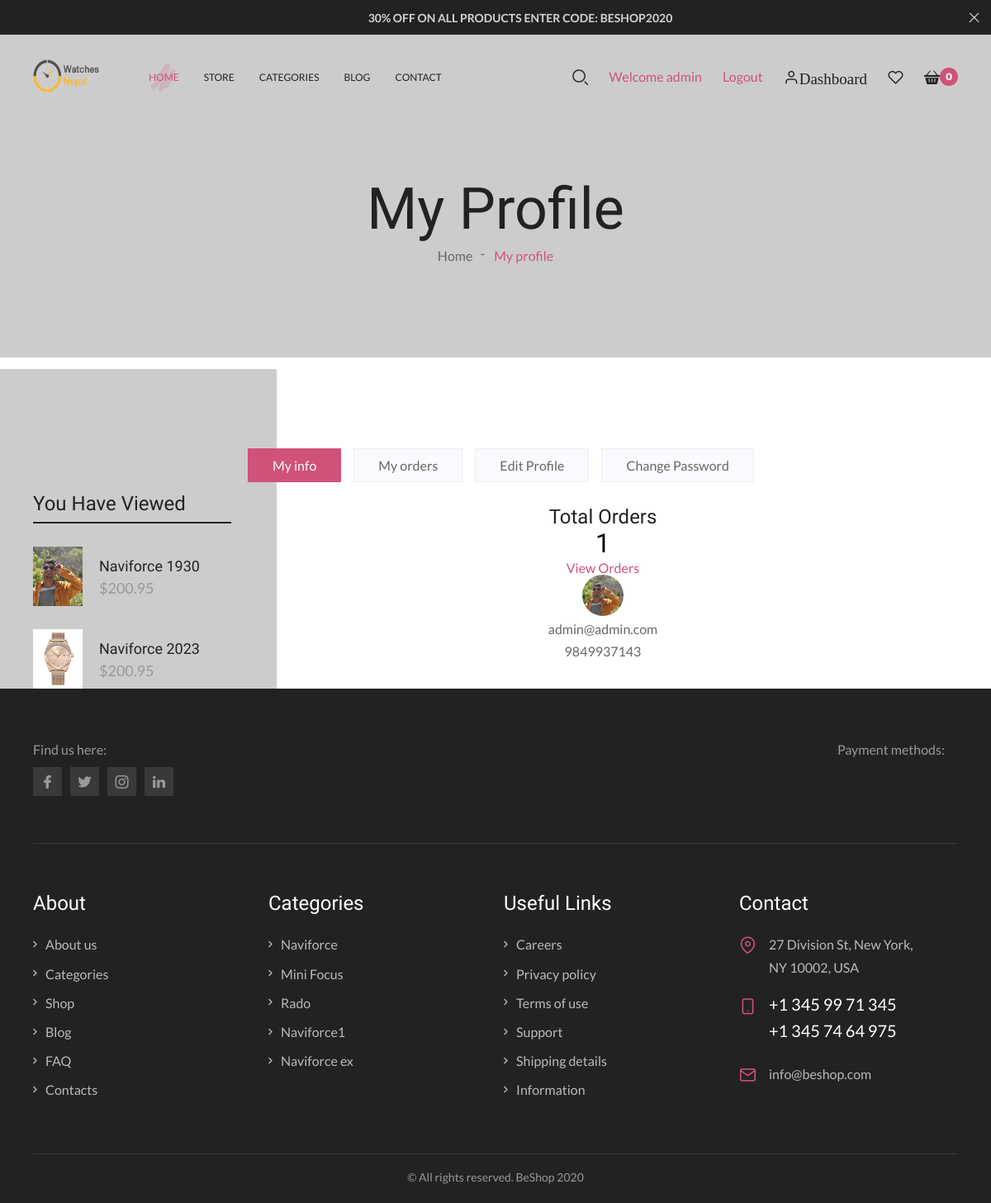
Screenshot of /accounts/dashboard/ (signed in) with the database file from the repository.
### store/models.py (models this page shows, shortened)
class Product(models.Model):
    product_name = models.CharField(max_length=200, unique=True)
    slug = models.SlugField(max_length=200, unique=True)
    category    = models.ForeignKey(Category, on_delete=models.CASCADE, null=True)
    description = models.TextField(blank=True)
    labels = models.CharField(max_length=100, choices=Labels, blank=True)
    price = models.IntegerField()
    discount_price = models.IntegerField()
    image = models.ImageField(upload_to='photos/products')
    stock = models.IntegerField()
    is_available = models.BooleanField(default=True)
    created_date = models.DateTimeField(auto_now_add=True)
    modified_date   = models.DateTimeField(auto_now_add = True)

### accounts/models.py (models this page shows, shortened)
class UserProfile(models.Model):
    user = models.OneToOneField(Account, on_delete=models.CASCADE) #OneToOneField: its unique, if foreign key we may create multiple profile at same user,
    address_line_1 = models.CharField(blank=True, max_length=100)
    address_line_2 = models.CharField(blank=True, max_length=100)
    profile_picture = models.ImageField(blank=True, upload_to='userprofile')
    city = models.CharField(blank=True, max_length=20)
    state = models.CharField(blank=True, max_length=20)
    country = models.CharField(blank=True, max_length=20)

class Account(AbstractBaseUser):
    first_name = models.CharField(max_length=50)
    last_name = models.CharField(max_length=50)
    username = models.CharField(max_length=50, unique=True)
    email = models.EmailField(max_length=100,unique=True)
    phone_number = models.CharField(max_length=50)
    date_joined = models.DateTimeField(default=timezone.now)
    last_login  = models.DateTimeField(default=timezone.now)
    is_admin    = models.BooleanField(default=False)
    is_staff    = models.BooleanField(default=False)
    is_active = models.BooleanField(default=False)
    is_superadmin = models.BooleanField(default=False)
    USERNAME_FIELD = 'email'
    REQUIRED_FIELDS = ['username','first_name','last_name']
    objects = MyaccountManager()

### contact/models.py (models this page shows, shortened)
class Contact(models.Model):
    logo = models.ImageField(upload_to='logo')
    company_name = models.CharField(max_length=250)
    address = models.CharField(max_length=250)
    address_2 = models.CharField(max_length=250, blank=True)
    phone_number = PhoneNumberField(help_text='Contact phone number')
    email = models.EmailField(max_length=20)
    day_open = models.CharField(max_length=100, null=True)
    contact_note = models.TextField(null=True)

class Socialmedia(models.Model):
    facebook = models.URLField(max_length=200)
    instagram = models.URLField(max_length=200)
    twitter = models.URLField(max_length=200)
    youtube = models.URLField(max_length=200, blank=True)

### category/models.py (models this page shows, shortened)
class Category(models.Model):
    category_name = models.CharField(max_length=50, unique=True)
    slug = models.SlugField(max_length=200, unique=True)
    description = models.TextField(blank=True)
    image = models.ImageField(upload_to='photos/category', blank=True)
    addition = models.CharField(max_length=200, null=True)
    is_active = models.BooleanField(default=True)
    def get_url(self):
        return reverse('product_by_category', args=[self.slug])

### accounts/views.py (the view)
# urls.py: path('dashboard/', views.dashboard, name= 'dashboardurl'),
@login_required(login_url = 'login')
def dashboard(request):
    new_product = Product.objects.filter(labels='new')[:3]
    orders = Order.objects.order_by('-created_at').filter(user_id=request.user.id, is_ordered=True)
    orders_count = orders.count()
    userprofile = UserProfile.objects.get(user_id=request.user.id)
    context = {
        'new_product': new_product,
        'orders_count': orders_count,
        'userprofile': userprofile,
    }
    return render(request, 'accounts/dashboard.html', context)

### category/context_processors.py (called while the page is built)
def menu_links(request):
    links = Category.objects.all()
    product_cat = Product.objects.filter(category__id__in=links)
    link_count = product_cat.count()
    return dict(links=links, link_count = link_count)

### contact/context_processors.py (called while the page is built)
def social_link(request):
    social_link = Socialmedia.objects.all()
    contact = Contact.objects.all()
    return dict(social_link=social_link,contact=contact)

### templates/accounts/dashboard.html (shortened to what this page needs)
{% extends 'base.html'%}
{% load static %}
{% block content %}
        <main class="content">
            <div class="detail-block detail-block_margin">
                <div class="wrapper">
                    <div class="detail-block__content">
                        <h1>My profile</h1>
                        <ul class="bread-crumbs">
                            <li class="bread-crumbs__item">
                                <a href="#" class="bread-crumbs__link">Home</a>
                            </li>
                            <li class="bread-crumbs__item">My profile</li>
                        </ul>
                    </div>
                </div>
            </div>
            <div class="profile">
                <div class="wrapper">
                    <div class="profile-content">
                        <div class="profile-aside">
                            <div class="profile-aside__viewed">
                                <h5>You have viewed</h5>
                            {% for product in new_product %}
                                <div class="profile-aside__viewed-item">
                                    <a href="#" class="profile-aside__viewed-item-img">
                                        <img data-src="{{product.image.url}}" class="js-img" alt="">
                                    </a>
                                    <div class="profile-aside__viewed-item-info">
                                        <a href="#" class="profile-aside__viewed-item-title">{{product.product_name}}</a>
                                        <span class="profile-aside__viewed-item-price">$200.95</span>
                                    </div>
                                </div>
                                {% endfor %}
                            </div>
                        </div>
                        <div class="profile-main">
                            <div class="tab-wrap">
                            {% include 'includes/dashboard_header.html' %}
        <div class="col-md-12">
            <div class="col-md-6">
				<div class="card" style="text-align:center;">
					<div class="card-body">
						<h5 class="card-title">Total Orders</h5>
						<h4>{{orders_count}}</h4>
						<a href="{% url 'my_order' %}">View Orders</a>
					</div>
				</div>
			</div>
			<div class="col-md-6">
				<div class="card" style="text-align:center;">
					<div class="card-body">
						<img src="{{ userprofile.profile_picture.url }}" alt="User Profile Picture" width="50" height="50" style="border-radius:50%;">
						<p class="mb-0">{{user.email}}</p>
						<p>{{user.phone_number}}</p>
					</div>
				</div>
			</div>
        </div>
                            </div>
                        </div>
                    </div>
                </div>
                <img class="promo-video__decor js-img" data-src="https://via.placeholder.com/1197x1371/FFFFFF" alt="">
            </div>
        </main>
{% endblock %}

### templates/base.html (shortened to what this page needs)
{% load static %}
<!DOCTYPE html>
<html xmlns="http://www.w3.org/1999/xhtml">
<head>
	<link rel="preload stylesheet" href='{% static "css/style.css" %}' as="style">
</head>
<body class="loaded">
	<div class="main-wrapper">
{% block content %}
{% endblock %}
{% include 'includes/navbar.html' %}
{% include 'includes/footer.html' %}
	</div>
</body>
</html>

### templates/includes/dashboard_header.html
                                <ul class="nav-tab-list tabs">
                                    <li class="{% if 'dashboard'  in request.path %}active{% endif %}">
                                        <a href="{% url 'dashboardurl' %}">My info</a>
                                    </li>
                                    <li class="{% if 'my_order' in request.path %}active{% endif %}">
                                        <a href="{% url 'my_order' %}">My orders</a>
                                    </li>
                                    <li class="{% if 'edit_profile' in request.path %}active{% endif %}">
                                        <a href="{% url 'edit_profile' %}">Edit Profile</a>
                                    </li>
                                    <li class="{% if 'change_password_dashboard' in request.path %}active{% endif %}">
                                        <a href="{% url 'change_password_dash' %}">Change Password</a>
                                    </li>
                                </ul>

### templates/includes/navbar.html (shortened to what this page needs)
{% load static %}
		<header class="header">
			<div class="header-top">
				<span>30% OFF ON ALL PRODUCTS ENTER CODE: beshop2020</span>
				<i class="header-top-close js-header-top-close icon-close"></i>
			</div>
			<div class="header-content">
				<div class="header-logo">
					{% for contacts in contact %}
					{% if contacts.company_name == 'Watches Nepal Pvt. Ltd' %}
					<a href="{% url 'home' %}"> <img src='{{contacts.logo.url}}' alt="" width="80" height="40"></a>
					{% endif %}
					{% endfor %}
				</div>
				<div class="header-box">
					<ul class="header-nav">
						<li><a href="{% url 'home' %}" class="active">Home</a></li>
						<li><a href="{% url 'store' %}">Store</a></li>
						<li><a href="{% url 'category' %}">Categories</a></li>
						<li><a href="{% url 'blog' %}">blog</a></li>
						<li><a href="{% url 'contact' %}">contact</a></li>
					</ul>
					<ul class="header-options">
						<li><a href="#"><i class="icon-search"></i></a></li>
						{% if user.id is not None %}
						<li><a href="#">Welcome {{user.username}} </a></li>
						<li><a href="{% url 'logout' %}">Logout </a></li>
						<li><a href="{% url 'dashboard' %}"><i class="icon-user">Dashboard</i></a></li>
						{% else %}
						<li><a href="{% url 'login' %}"><i class="icon-user">Sign in</i></a></li>
						<li><a href="{% url 'register' %}">Register<i class=""></i></a></li>
						{% endif %}
						<li><a href="{% url 'wish' %}"><i class="icon-heart"></i></a></li>
						<li><a href="{% url 'cart' %}"><i class="icon-cart"></i><span>0</span></a></li>
					</ul>
				</div>
			</div>
		</header>

### templates/includes/footer.html (shortened to what this page needs)
{% load static %}
	<footer class="footer">
			<div class="wrapper">
				<div class="footer-top">
					<div class="footer-top__social">
						<span>Find us here:</span>
						<ul>
							{% for social_links in social_link %}
							<li><a href="{{social_links.facebook}}"><i class="icon-facebook"></i></a></li>
							<li><a href="{{social_links.twitter}}"><i class="icon-twitter"></i></a></li>
							<li><a href="{{social_links.instagram}}"><i class="icon-insta"></i></a></li>
							<li><a href="{{social_links.youtube}}"><i class="icon-in"></i></a></li>
							{% endfor %}
						</ul>
					</div>
					<div class="footer-top__payments">
						<span>Payment methods:</span>
						<ul>
						</ul>
					</div>
				</div>
				<div class="footer-nav">
					<div class="footer-nav__col">
						<span class="footer-nav__col-title">About</span>
						<ul>
							<li><a href="about.html">About us</a></li>
							<li><a href="categories.html">Categories</a></li>
							<li><a href="shop.html">Shop</a></li>
							<li><a href="blog.html">Blog</a></li>
							<li><a href="faq.html">FAQ</a></li>
							<li><a href="contacts.html">Contacts</a></li>
						</ul>
					</div>
					<div class="footer-nav__col">
						<span class="footer-nav__col-title">Categories</span>
						<ul>
							{% for link in links %}
								<li><a href="{{link.get_url}}">{{link.category_name}}</a></li>
							{% endfor %}
						</ul>
					</div>
					<div class="footer-nav__col">
						<span class="footer-nav__col-title">Useful links</span>
						<ul>
							<li><a href="#">Careers</a></li>
							<li><a href="#">Privacy policy</a></li>
							<li><a href="#">Terms of use</a></li>
							<li><a href="#">Support</a></li>
							<li><a href="#">Shipping details</a></li>
							<li><a href="#">Information</a></li>
						</ul>
					</div>
					<div class="footer-nav__col">
						<span class="footer-nav__col-title">Contact</span>
						<ul>
							<li><i class="icon-map-pin"></i> 27 Division St, New York, NY 10002, USA</li>
							<li>
								<i class="icon-smartphone"></i>
								<div class="footer-nav__col-phones">
									<a href="tel:+13459971345">+1 345 99 71 345</a>
									<a href="tel:+13457464975">+1 345 74 64 975</a>
								</div>
							</li>
							<li><i class="icon-mail"></i><a href="mailto:info@beshop.com">info@beshop.com</a></li>
						</ul>
					</div>
				</div>
				<div class="footer-copy">
					<span>&copy; All rights reserved. BeShop 2020</span>
				</div>
			</div>
		</footer>

### rows the page displays
Product: image (picture), product_name "Naviforce 1930"
Product: image (picture), product_name "Naviforce 2023"
UserProfile: profile_picture (picture)
Account: email "admin@admin.com", phone_number "9849937143", username "admin"
Contact: logo (picture)
Category: category_name "Naviforce"
Category: category_name "Mini Focus"
Category: category_name "Rado"
Category: category_name "Naviforce1"
Category: category_name "Naviforce ex"

### other values shown
{{ orders_count }} "1"
